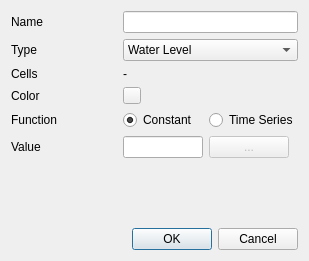
<?xml version="1.0" encoding="UTF-8"?>
<ui version="4.0">
 <class>NonVerticalIntegratedBoundaryConditionDialog</class>
 <widget class="QDialog" name="NonVerticalIntegratedBoundaryConditionDialog">
  <property name="geometry">
   <rect>
    <x>0</x>
    <y>0</y>
    <width>309</width>
    <height>261</height>
   </rect>
  </property>
  <property name="minimumSize">
   <size>
    <width>309</width>
    <height>261</height>
   </size>
  </property>
  <property name="maximumSize">
   <size>
    <width>412</width>
    <height>334</height>
   </size>
  </property>
  <property name="windowTitle">
   <string>Non Vertical Integrated Hydrodynamic Boundary Condition</string>
  </property>
  <layout class="QGridLayout" name="gridLayout">
   <item row="2" column="4" colspan="2">
    <widget class="QLabel" name="lblElementIds">
     <property name="sizePolicy">
      <sizepolicy hsizetype="Fixed" vsizetype="Preferred">
       <horstretch>0</horstretch>
       <verstretch>0</verstretch>
      </sizepolicy>
     </property>
     <property name="text">
      <string>-</string>
     </property>
    </widget>
   </item>
   <item row="4" column="0">
    <widget class="QLabel" name="label_6">
     <property name="text">
      <string>Function</string>
     </property>
    </widget>
   </item>
   <item row="5" column="0">
    <widget class="QLabel" name="lblConstant">
     <property name="text">
      <string>Value</string>
     </property>
    </widget>
   </item>
   <item row="5" column="5">
    <widget class="QPushButton" name="btnTimeSeries">
     <property name="enabled">
      <bool>false</bool>
     </property>
     <property name="sizePolicy">
      <sizepolicy hsizetype="Fixed" vsizetype="Fixed">
       <horstretch>0</horstretch>
       <verstretch>0</verstretch>
      </sizepolicy>
     </property>
     <property name="text">
      <string>...</string>
     </property>
    </widget>
   </item>
   <item row="2" column="0">
    <widget class="QLabel" name="lblElementLabel">
     <property name="text">
      <string>Cells</string>
     </property>
    </widget>
   </item>
   <item row="9" column="0" colspan="6">
    <widget class="QDialogButtonBox" name="buttonBox">
     <property name="orientation">
      <enum>Qt::Horizontal</enum>
     </property>
     <property name="standardButtons">
      <set>QDialogButtonBox::Cancel|QDialogButtonBox::Ok</set>
     </property>
    </widget>
   </item>
   <item row="1" column="4" colspan="2">
    <widget class="QComboBox" name="cbxType">
     <property name="currentIndex">
      <number>0</number>
     </property>
     <item>
      <property name="text">
       <string>Water Level</string>
      </property>
     </item>
     <item>
      <property name="text">
       <string>Water Flow</string>
      </property>
     </item>
     <item>
      <property name="text">
       <string>Normal Depth</string>
      </property>
     </item>
    </widget>
   </item>
   <item row="0" column="0">
    <widget class="QLabel" name="label_5">
     <property name="text">
      <string>Name</string>
     </property>
    </widget>
   </item>
   <item row="4" column="5">
    <widget class="QRadioButton" name="rdoTimeSeries">
     <property name="text">
      <string>Time Series</string>
     </property>
     <attribute name="buttonGroup">
      <string notr="true">buttonGroup_2</string>
     </attribute>
    </widget>
   </item>
   <item row="3" column="4">
    <widget class="QToolButton" name="btnCellColor">
     <property name="text">
      <string/>
     </property>
     <property name="iconSize">
      <size>
       <width>10</width>
       <height>10</height>
      </size>
     </property>
    </widget>
   </item>
   <item row="1" column="0">
    <widget class="QLabel" name="label_3">
     <property name="text">
      <string>Type</string>
     </property>
    </widget>
   </item>
   <item row="5" column="4">
    <widget class="QLineEdit" name="edtConstant">
     <property name="sizePolicy">
      <sizepolicy hsizetype="Fixed" vsizetype="Fixed">
       <horstretch>0</horstretch>
       <verstretch>0</verstretch>
      </sizepolicy>
     </property>
     <property name="maximumSize">
      <size>
       <width>80</width>
       <height>16777215</height>
      </size>
     </property>
    </widget>
   </item>
   <item row="4" column="4">
    <widget class="QRadioButton" name="rdoConstant">
     <property name="text">
      <string>Constant</string>
     </property>
     <property name="checked">
      <bool>true</bool>
     </property>
     <attribute name="buttonGroup">
      <string notr="true">buttonGroup_2</string>
     </attribute>
    </widget>
   </item>
   <item row="7" column="0">
    <spacer name="verticalSpacer">
     <property name="orientation">
      <enum>Qt::Vertical</enum>
     </property>
     <property name="sizeHint" stdset="0">
      <size>
       <width>20</width>
       <height>40</height>
      </size>
     </property>
    </spacer>
   </item>
   <item row="0" column="4" colspan="2">
    <widget class="QLineEdit" name="edtName"/>
   </item>
   <item row="3" column="0">
    <widget class="QLabel" name="label">
     <property name="text">
      <string>Color</string>
     </property>
    </widget>
   </item>
  </layout>
 </widget>
 <tabstops>
  <tabstop>edtName</tabstop>
  <tabstop>cbxType</tabstop>
  <tabstop>btnCellColor</tabstop>
  <tabstop>rdoConstant</tabstop>
  <tabstop>rdoTimeSeries</tabstop>
  <tabstop>edtConstant</tabstop>
  <tabstop>btnTimeSeries</tabstop>
 </tabstops>
 <resources>
  <include location="../../resources/resources.qrc"/>
 </resources>
 <connections>
  <connection>
   <sender>buttonBox</sender>
   <signal>accepted()</signal>
   <receiver>NonVerticalIntegratedBoundaryConditionDialog</receiver>
   <slot>accept()</slot>
   <hints>
    <hint type="sourcelabel">
     <x>248</x>
     <y>254</y>
    </hint>
    <hint type="destinationlabel">
     <x>157</x>
     <y>274</y>
    </hint>
   </hints>
  </connection>
  <connection>
   <sender>buttonBox</sender>
   <signal>rejected()</signal>
   <receiver>NonVerticalIntegratedBoundaryConditionDialog</receiver>
   <slot>reject()</slot>
   <hints>
    <hint type="sourcelabel">
     <x>316</x>
     <y>260</y>
    </hint>
    <hint type="destinationlabel">
     <x>286</x>
     <y>274</y>
    </hint>
   </hints>
  </connection>
  <connection>
   <sender>rdoConstant</sender>
   <signal>clicked(bool)</signal>
   <receiver>edtConstant</receiver>
   <slot>setEnabled(bool)</slot>
   <hints>
    <hint type="sourcelabel">
     <x>162</x>
     <y>72</y>
    </hint>
    <hint type="destinationlabel">
     <x>155</x>
     <y>100</y>
    </hint>
   </hints>
  </connection>
  <connection>
   <sender>rdoConstant</sender>
   <signal>clicked(bool)</signal>
   <receiver>btnTimeSeries</receiver>
   <slot>setDisabled(bool)</slot>
   <hints>
    <hint type="sourcelabel">
     <x>162</x>
     <y>72</y>
    </hint>
    <hint type="destinationlabel">
     <x>244</x>
     <y>101</y>
    </hint>
   </hints>
  </connection>
  <connection>
   <sender>rdoTimeSeries</sender>
   <signal>clicked(bool)</signal>
   <receiver>btnTimeSeries</receiver>
   <slot>setEnabled(bool)</slot>
   <hints>
    <hint type="sourcelabel">
     <x>270</x>
     <y>72</y>
    </hint>
    <hint type="destinationlabel">
     <x>244</x>
     <y>101</y>
    </hint>
   </hints>
  </connection>
  <connection>
   <sender>rdoTimeSeries</sender>
   <signal>clicked(bool)</signal>
   <receiver>edtConstant</receiver>
   <slot>setDisabled(bool)</slot>
   <hints>
    <hint type="sourcelabel">
     <x>270</x>
     <y>72</y>
    </hint>
    <hint type="destinationlabel">
     <x>155</x>
     <y>100</y>
    </hint>
   </hints>
  </connection>
 </connections>
 <buttongroups>
  <buttongroup name="buttonGroup_2"/>
 </buttongroups>
</ui>
